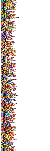

The script that saved this image:
#!/usr/local/bin/python3

# This work is licensed under the Creative Commons Attribution 3.0 United 
# States License. To view a copy of this license, visit 
# http://creativecommons.org/licenses/by/3.0/us/ or send a letter to Creative
# Commons, 171 Second Street, Suite 300, San Francisco, California, 94105, USA.

# from http://oranlooney.com/make-css-sprites-python-image-library/ 
# Orignial Author Oran Looney <olooney@gmail.com>

#mods by Josh Gourneau <josh@gourneau.com> to make one big horizontal sprite JPG with no spaces between images
import os
from PIL import Image
import glob
from collections import Counter
from pprint import pprint
import json

start_dir = "images/pokemonParts/body/"

iconmap = os.listdir(start_dir)

#print(len(iconmap))
master = Image.new(
    mode='RGBA',
    size=(50, 151), #50 px for color rows, 151 pokemon
    color=(0,0,0,0))  # fully transparent

newdata = []

listdata = []

pokenumber = 0
for filename in iconmap:
  pokenumber += 1
  listdata.append((pokenumber, [])) # add (2, []) to the list
  image = Image.open(start_dir+filename) 

  data = image.getdata()
  colors = Counter()

  for item in data:
    colors[item] += 1

  total=0

  for color, num in sorted(colors.items(), key=lambda x: x[1], reverse=True):
    newdata.append(color)

    if color[3] != 0:
      listdata[pokenumber-1][1].append(color)
    #pprint(color)
    total += 1

  #print(total)

  for i in range(50-total): #transparent pixels
    newdata.append((255,255,255,0))
    total += 1

  #print(total)

  #pprint(("pokenumber",pokenumber))

print(json.dumps(listdata, indent=4))
master.putdata(newdata)

#print( "saving master.jpg...")
master.save("colormap.png")
#print( "saved!")
